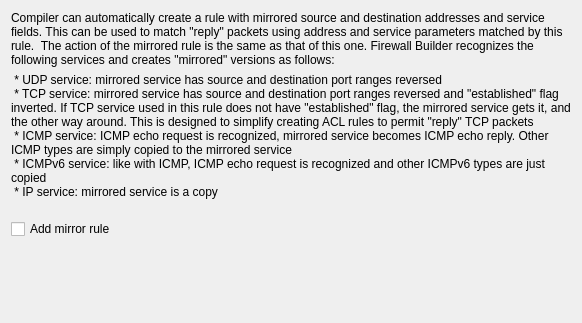
     <widget class="QWidget" name="iosacl">
      <layout class="QGridLayout" name="RuleOptions_gridLayout_11">
       <item row="0" column="0">
        <widget class="QLabel" name="label_2">
         <property name="text">
          <string>Compiler can automatically create a rule with mirrored source and destination addresses and service fields. This can be used to match &quot;reply&quot; packets using address and service parameters matched by this rule.  The action of the mirrored rule is the same as that of this one. Firewall Builder recognizes the following services and creates &quot;mirrored&quot; versions as follows: </string>
         </property>
         <property name="wordWrap">
          <bool>true</bool>
         </property>
        </widget>
       </item>
       <item row="1" column="0">
        <widget class="QLabel" name="label_3">
         <property name="text">
          <string> * UDP service: mirrored service has source and destination port ranges reversed
 * TCP service: mirrored service has source and destination port ranges reversed and &quot;established&quot; flag inverted. If TCP service used in this rule does not have &quot;established&quot; flag, the mirrored service gets it, and the other way around. This is designed to simplify creating ACL rules to permit &quot;reply&quot; TCP packets
 * ICMP service: ICMP echo request is recognized, mirrored service becomes ICMP echo reply. Other ICMP types are simply copied to the mirrored service
 * ICMPv6 service: like with ICMP, ICMP echo request is recognized and other ICMPv6 types are just copied
 * IP service: mirrored service is a copy
</string>
         </property>
         <property name="wordWrap">
          <bool>true</bool>
         </property>
        </widget>
       </item>
       <item row="2" column="0">
        <widget class="QCheckBox" name="iosacl_add_mirror_rule">
         <property name="text">
          <string>Add mirror rule</string>
         </property>
        </widget>
       </item>
       <item row="3" column="0">
        <spacer name="verticalSpacer">
         <property name="orientation">
          <enum>Qt::Orientation::Vertical</enum>
         </property>
         <property name="sizeHint" stdset="0">
          <size>
           <width>20</width>
           <height>73</height>
          </size>
         </property>
        </spacer>
       </item>
      </layout>
     </widget>
